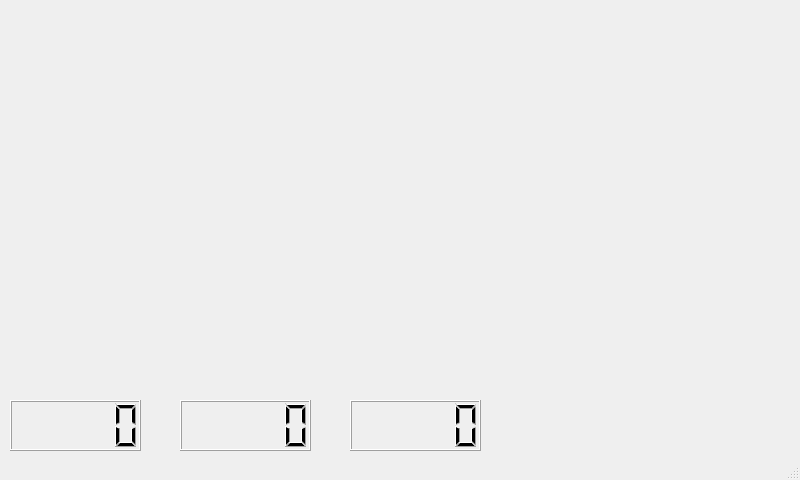
<?xml version="1.0" encoding="UTF-8"?>
<ui version="4.0">
 <class>Cluster</class>
 <widget class="QMainWindow" name="Cluster">
  <property name="geometry">
   <rect>
    <x>0</x>
    <y>0</y>
    <width>800</width>
    <height>480</height>
   </rect>
  </property>
  <property name="windowTitle">
   <string>Cluster</string>
  </property>
  <widget class="QWidget" name="centralWidget">
   <widget class="QLCDNumber" name="motor_temp">
    <property name="geometry">
     <rect>
      <x>350</x>
      <y>400</y>
      <width>131</width>
      <height>51</height>
     </rect>
    </property>
   </widget>
   <widget class="QLCDNumber" name="high_batt_temp">
    <property name="geometry">
     <rect>
      <x>10</x>
      <y>400</y>
      <width>131</width>
      <height>51</height>
     </rect>
    </property>
   </widget>
   <widget class="QLCDNumber" name="mtr_cntrl_temp">
    <property name="geometry">
     <rect>
      <x>180</x>
      <y>400</y>
      <width>131</width>
      <height>51</height>
     </rect>
    </property>
   </widget>
  </widget>
  <widget class="QMenuBar" name="menuBar">
   <property name="geometry">
    <rect>
     <x>0</x>
     <y>0</y>
     <width>800</width>
     <height>26</height>
    </rect>
   </property>
  </widget>
  <widget class="QStatusBar" name="statusBar"/>
 </widget>
 <layoutdefault spacing="6" margin="11"/>
 <resources/>
 <connections/>
</ui>
